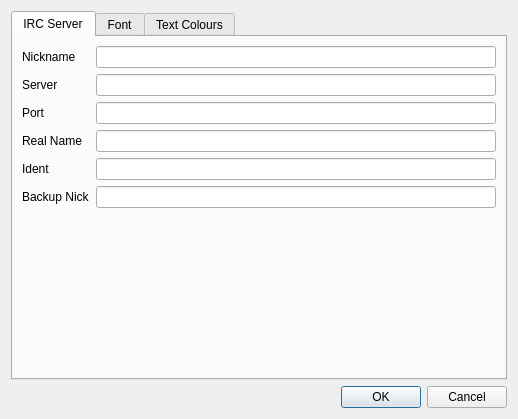
<?xml version="1.0" encoding="UTF-8"?>
<ui version="4.0">
 <class>Dialog</class>
 <widget class="QDialog" name="Dialog">
  <property name="geometry">
   <rect>
    <x>0</x>
    <y>0</y>
    <width>518</width>
    <height>419</height>
   </rect>
  </property>
  <property name="windowTitle">
   <string>Dialog</string>
  </property>
  <layout class="QVBoxLayout" name="verticalLayout">
   <item>
    <widget class="QTabWidget" name="tabWidget">
     <property name="currentIndex">
      <number>0</number>
     </property>
     <widget class="QWidget" name="IRCServer">
      <attribute name="title">
       <string>IRC Server</string>
      </attribute>
      <layout class="QFormLayout" name="formLayout">
       <item row="0" column="0">
        <widget class="QLabel" name="label_2">
         <property name="text">
          <string>Nickname</string>
         </property>
        </widget>
       </item>
       <item row="0" column="1">
        <widget class="QLineEdit" name="input_Nickname">
         <property name="text">
          <string/>
         </property>
        </widget>
       </item>
       <item row="1" column="0">
        <widget class="QLabel" name="label_3">
         <property name="text">
          <string>Server</string>
         </property>
        </widget>
       </item>
       <item row="1" column="1">
        <widget class="QLineEdit" name="input_Server"/>
       </item>
       <item row="2" column="0">
        <widget class="QLabel" name="label_4">
         <property name="text">
          <string>Port</string>
         </property>
        </widget>
       </item>
       <item row="2" column="1">
        <widget class="QLineEdit" name="input_Port"/>
       </item>
       <item row="4" column="1">
        <widget class="QLineEdit" name="input_RealName"/>
       </item>
       <item row="3" column="1">
        <widget class="QLineEdit" name="lineEdit"/>
       </item>
       <item row="3" column="0">
        <widget class="QLabel" name="label_5">
         <property name="text">
          <string>Real Name</string>
         </property>
        </widget>
       </item>
       <item row="4" column="0">
        <widget class="QLabel" name="label_6">
         <property name="text">
          <string>Ident</string>
         </property>
        </widget>
       </item>
       <item row="5" column="0">
        <widget class="QLabel" name="label_7">
         <property name="text">
          <string>Backup Nick</string>
         </property>
        </widget>
       </item>
       <item row="5" column="1">
        <widget class="QLineEdit" name="input_BackupNick"/>
       </item>
      </layout>
     </widget>
     <widget class="QWidget" name="Font">
      <property name="layoutDirection">
       <enum>Qt::LeftToRight</enum>
      </property>
      <attribute name="title">
       <string>Font</string>
      </attribute>
      <layout class="QFormLayout" name="formLayout_2">
       <item row="1" column="0">
        <widget class="QLabel" name="label">
         <property name="text">
          <string>Font Name</string>
         </property>
        </widget>
       </item>
       <item row="1" column="1">
        <widget class="QFontComboBox" name="fontComboBox"/>
       </item>
       <item row="2" column="0">
        <widget class="QLabel" name="label_8">
         <property name="text">
          <string>Font Size</string>
         </property>
        </widget>
       </item>
       <item row="2" column="1">
        <widget class="QLineEdit" name="lineEdit_2"/>
       </item>
      </layout>
     </widget>
     <widget class="QWidget" name="TextColours">
      <attribute name="title">
       <string>Text Colours</string>
      </attribute>
      <layout class="QFormLayout" name="formLayout_3">
       <item row="0" column="0">
        <widget class="QLabel" name="label_9">
         <property name="text">
          <string>Text Action Color</string>
         </property>
        </widget>
       </item>
       <item row="0" column="1">
        <widget class="QPushButton" name="butn_TextActionColour">
         <property name="text">
          <string>Open Colour Picker</string>
         </property>
        </widget>
       </item>
      </layout>
     </widget>
    </widget>
   </item>
   <item>
    <widget class="QDialogButtonBox" name="buttonBox">
     <property name="orientation">
      <enum>Qt::Horizontal</enum>
     </property>
     <property name="standardButtons">
      <set>QDialogButtonBox::Cancel|QDialogButtonBox::Ok</set>
     </property>
    </widget>
   </item>
  </layout>
 </widget>
 <resources/>
 <connections>
  <connection>
   <sender>buttonBox</sender>
   <signal>accepted()</signal>
   <receiver>Dialog</receiver>
   <slot>accept()</slot>
   <hints>
    <hint type="sourcelabel">
     <x>248</x>
     <y>254</y>
    </hint>
    <hint type="destinationlabel">
     <x>157</x>
     <y>274</y>
    </hint>
   </hints>
  </connection>
  <connection>
   <sender>buttonBox</sender>
   <signal>rejected()</signal>
   <receiver>Dialog</receiver>
   <slot>reject()</slot>
   <hints>
    <hint type="sourcelabel">
     <x>316</x>
     <y>260</y>
    </hint>
    <hint type="destinationlabel">
     <x>286</x>
     <y>274</y>
    </hint>
   </hints>
  </connection>
 </connections>
</ui>
